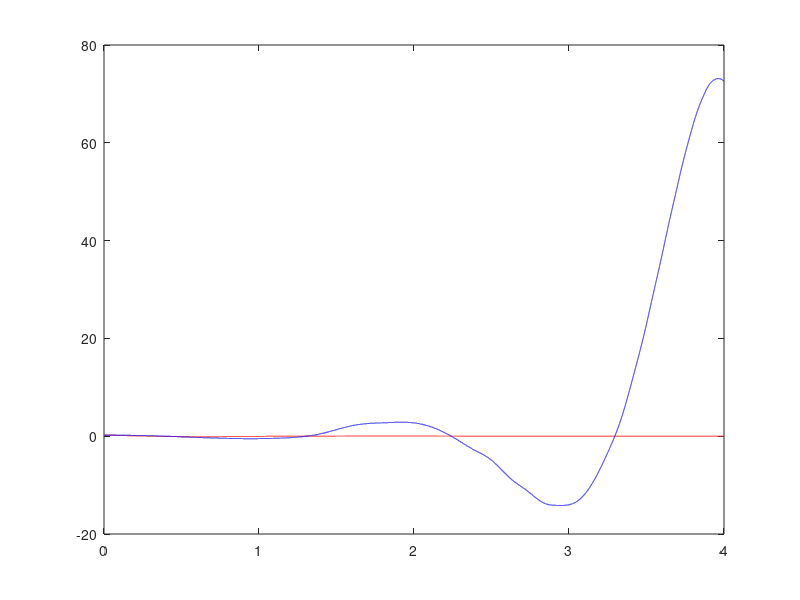

MATLAB code to generate this figure:
% TP1_P2_COA
% 
% Diseñar un controlador para el péndulo invertido para que evolucione de una posición
% inicial a otra final, analizando desde qué condición inicial de ángulo distinto de cero puede
% controlarse. Considerar que:
% a. Se usa un observador de estados siendo la matriz de salida definida como
% univariable C = [1 0 0 0] 

clc;clear all;close all;

% Declaración de constantes
m = 0.1; Fricc = 0.1; long = 0.6; g = 9.8; M = 0.5;
t_etapa = 1e-4; tF = 4;
t=0:t_etapa:tF;
tiempo = round(tF/t_etapa);

% Matrices en el equilibrio inestable
A=[0 1 0 0;0 -Fricc/M -m*g/M 0; 0 0 0 1; 0 Fricc/(long*M) g*(m+M)/(long*M) 0];
B=[0; 1/M; 0; -1/(long*M)];
C=[1 0 0 0];
D=0;

% Controlabilidad y observabilidad
Co = ctrb(A, B);
rank(Co); % = 4 por ende es controlable
Ob = obsv(A,C);
rank(Ob); % = 4 por ende es observable

% Condidiones iniciales
% x = [delta(i); delta_p(i); fi(i); fi_p(i)]
x = [0;0;0;0];
delta=0;
delta_p=0;
fi=0.2;
fi_p=0;
u(1) = 0;
posicion(1) = delta;
angulo(1) = fi;

x_hat=[delta;0;fi;0]; %Inicializo el Observador

% Diseño de LQR
Q=diag([10 1 1 1]);    R=1;
K = lqr(A,B,Q,R);

% Controlabilidad y observabilidad
Co = ctrb(A, B);
rank(Co); % = 4 por ende es controlable
Ob = obsv(A,C);
rank(Ob); % = 4 por ende es observable

%Calculo de parametros del observador
Ao=A';
Bo=C';
Co=B';
% 
% % Polos del observador
% p1 = -1e0;
% p2 = -2e-0;
% p3 = -3e-2;
% p4 = -4e-0;
% p = [p1 p2 p3 p4];
% 
% % Obtencion de K 
% Ko = acker(Ao, Bo, p)

%Ganancia del observador
Qo=diag([1 1 1 1]); Ro=1e6;
Ko=lqr(Ao,Bo,Qo,Ro);

fi_pp = 0;
delta_pp = 0;

for i=1:1:tiempo+1

% u=-Ko*x_hat(:,i);  %Con Observador
u=-K*x;  %Sin Observador

% Ecuaciones diferenciales
delta_pp = 1/(M+m) *(-m*long*fi_pp*cos(fi)+m*long*(fi_p)^2*sin(fi)+Fricc*delta_p+u);
fi_pp = (1/long)* (g*sin(fi)-delta_pp*cos(fi));

delta_p = delta_p+t_etapa*delta_pp;
delta = delta + t_etapa*delta_p;
fi_p = fi_p + t_etapa*fi_pp;
fi = fi + t_etapa*fi_p;

% accion(i) = u;
% posicion(i) = delta;
angulo(i) = fi;
x=[delta; delta_p; fi; fi_p];

% %________OBSERVADOR__________
% y_sal_O(i)=C*x_hat(:,i);
% y_sal(i)=C*x; 
% x_hatp=A*x_hat(:,i)+B*u+Ko'*(y_sal(i)-y_sal_O(i));
% x_hat(:,i+1)=x_hat(:,i)+t_etapa*x_hatp;

end

plot(t,angulo,'r');
hold on;

fi_pp = 0;
delta_pp = 0;
for i=1:1:tiempo

u=-Ko*x_hat(:,i);  %Con Observador

% Ecuaciones diferenciales
delta_pp = 1/(M+m) *(-m*long*fi_pp*cos(fi)+m*long*(fi_p)^2*sin(fi)+Fricc*delta_p+u);
fi_pp = (1/long)* (g*sin(fi)-delta_pp*cos(fi));

delta_p = delta_p+t_etapa*delta_pp;
delta = delta + t_etapa*delta_p;
fi_p = fi_p + t_etapa*fi_pp;
fi = fi + t_etapa*fi_p;

x=[delta; delta_p; fi; fi_p];

%________OBSERVADOR__________
y_sal_O(i)=C*x_hat(:,i);
y_sal(i)=C*x; 
x_hatp=A*x_hat(:,i)+B*u+Ko'*(y_sal(i)-y_sal_O(i));
x_hat(:,i+1)=x_hat(:,i)+t_etapa*x_hatp;

end
% posicion(i+1) = posicion(i);

% plot(t,angulo,'r');
% plot(t,posicion,'r');
% hold on;
plot(t,x_hat(3,:),'b');
